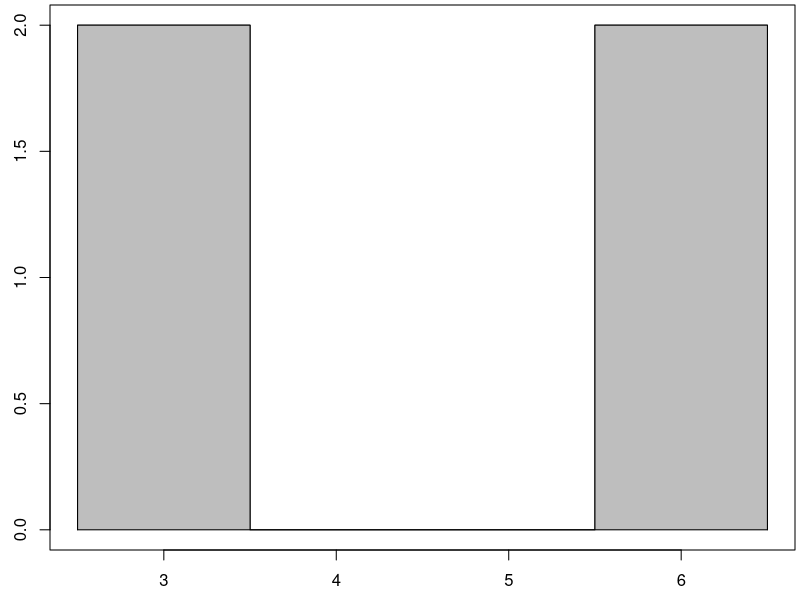
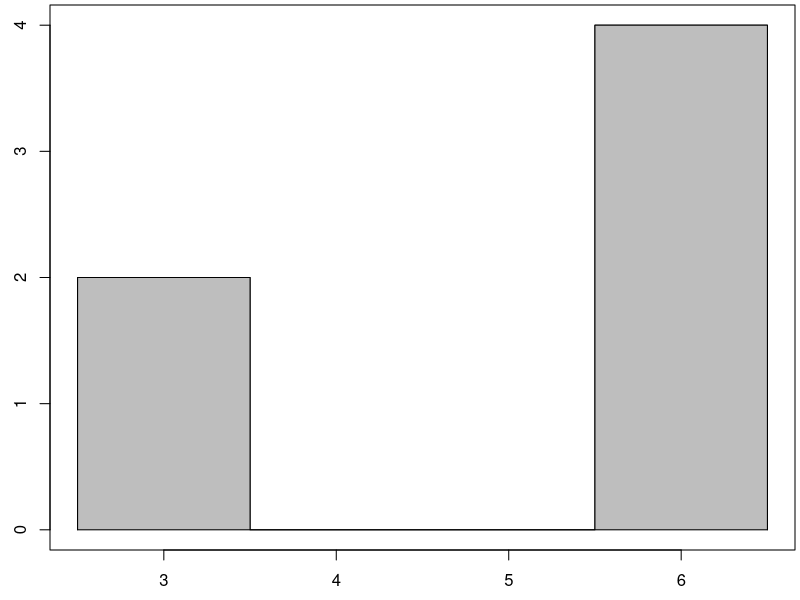
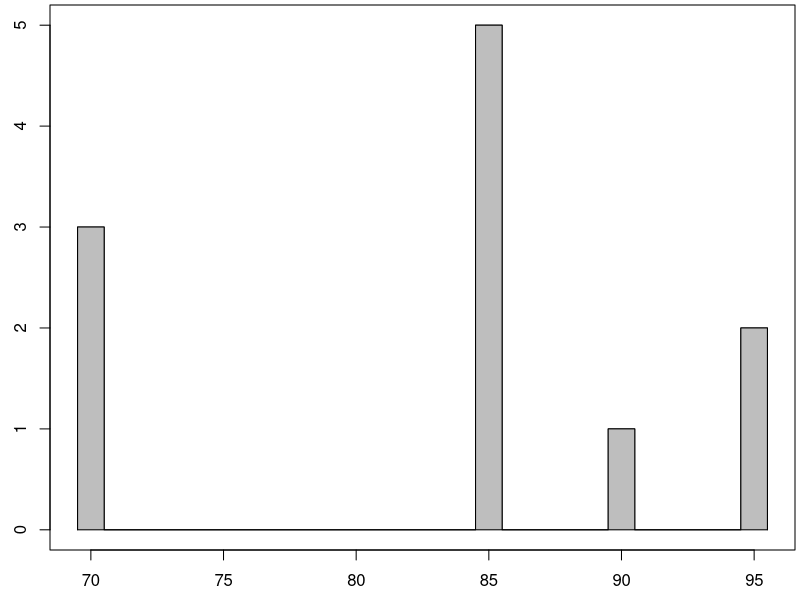
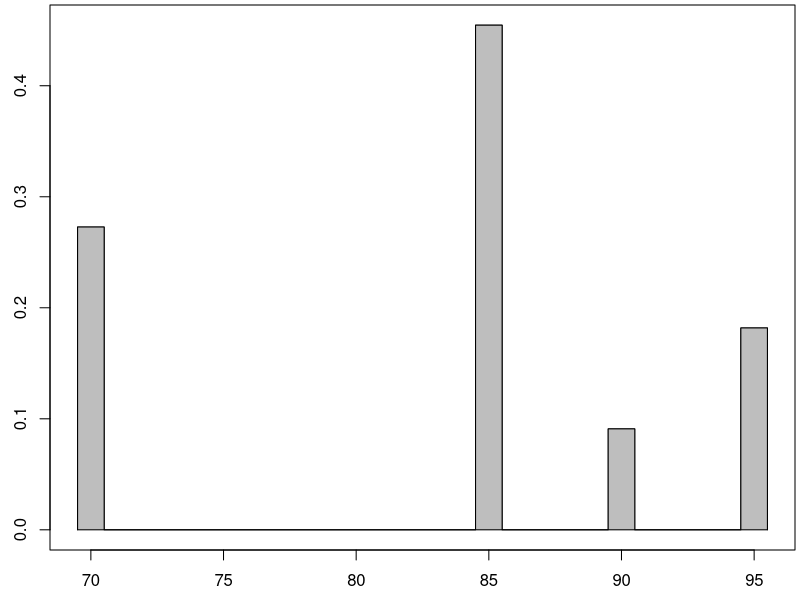
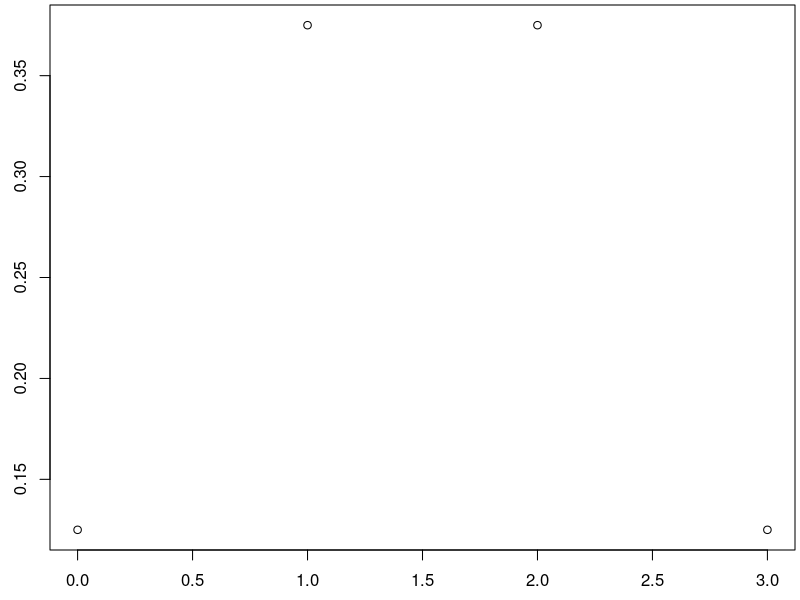
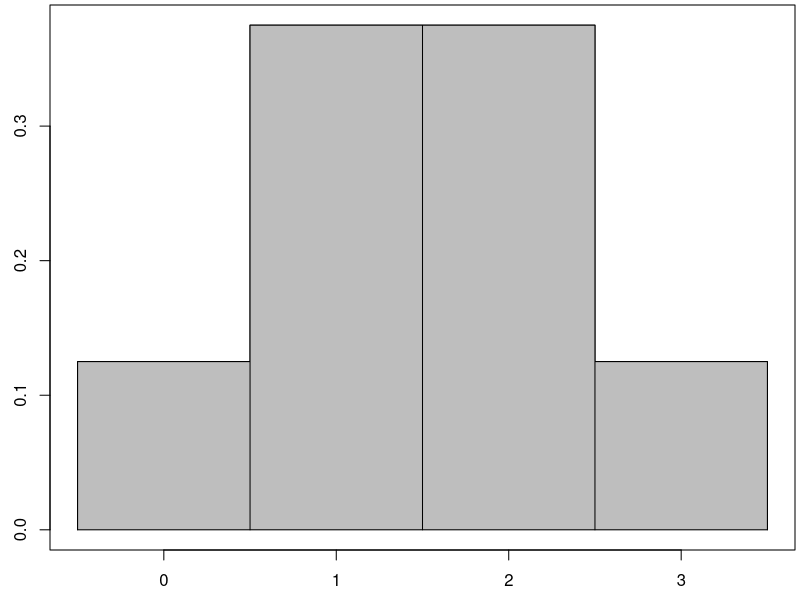
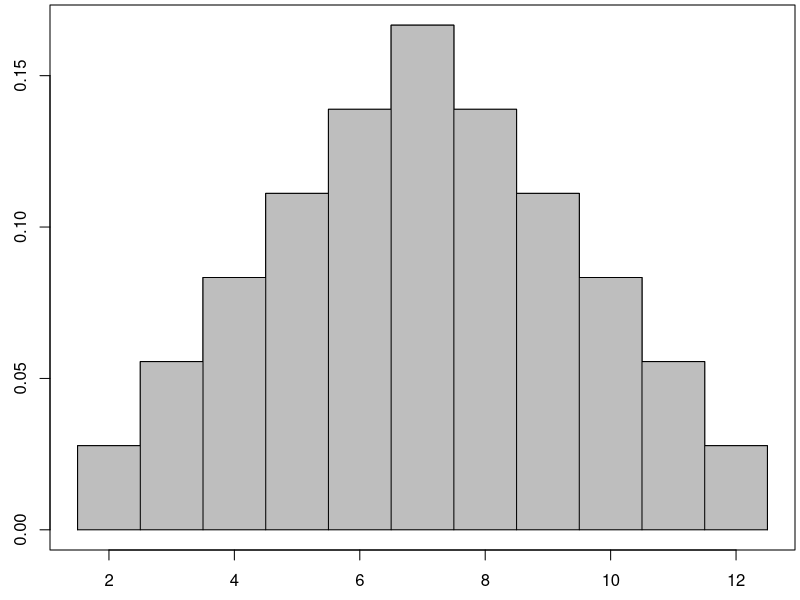
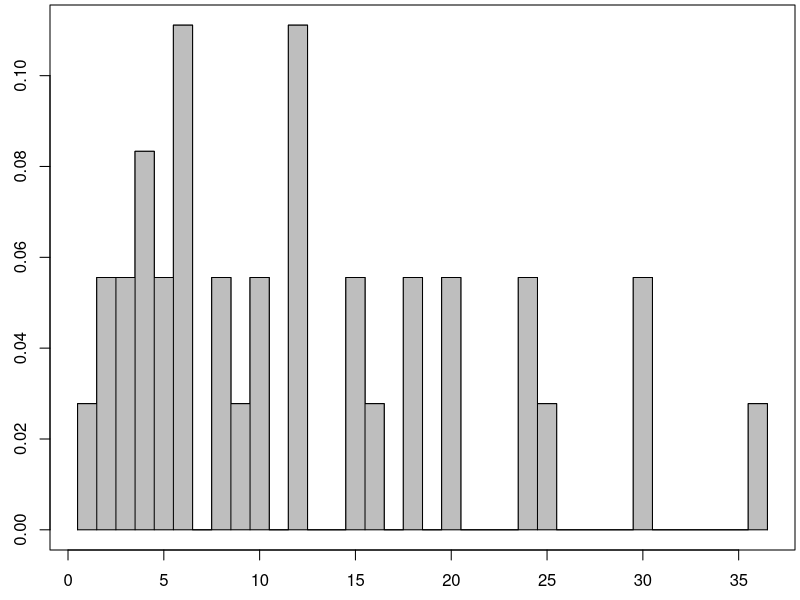

Write R code to recreate these figures, in order.
## ---- chunk 1
#| echo: false
knitr::opts_chunk$set(echo = TRUE, message = FALSE, warning = FALSE, error=TRUE)
## ---- chunk 2
#| class-source: fold-hide
library(knitr)

#Shades a target diagram for a probability mass function. 
#Inputs: 
#  x - a vector of data points
#  p - a corresponding vector of probabilities or frequencies
#All widths are 1 unit wide. 
draw_pmf <- function(x,p){
  xs <- c(rbind(x-1/2,x-1/2,x+1/2,x+1/2))
  px <- c(rbind(0,p,p,0))
  par(mar=c(2.5,2.5,0.25,0.25))
  plot.new()
  plot(xs,px,type="l")
  polygon(xs,px,col="gray")
}

#Shades a target diagram (shades area under) for a function f from a to b. 
#Inputs: 
#  f - a function f(x)
#  a - left end of the target
#  b - right end of the target
#  num_points - how many point are sent into f for plotting. 
draw_target <- function(f,a,b,num_points=100){
  x <- c(a,seq(a,b,(b-a)/num_points),b,a)
  y <- c(0,f(seq(a,b,(b-a)/num_points)),0,0)
  par(mar=c(2.5,2.5,0.25,0.25))
  plot(x,y,type = "l")
  polygon(x,y,col="gray")
}

#Draws rectangles over the top of a given function.
#The midpoint of top of each rectangle passes through the function. 
#  f - a function f(x)
#  a - left end of graph
#  b - right end of graph
#  num_rectangles - how many rectangles to plot.
#  method - One of "left", "right", or "mid".  Defaults to mid.
draw_rect_approx <- function(f,a,b,num_rectangles, method = "mid"){
  n <- num_rectangles
  dx <- (b-a)/n
  x <- c(a,seq(a,b,dx/100),b,a)
  y <- c(0,f(seq(a,b,dx/100)),0,0)
  par(mar=c(2.5,2.5,0.25,0.25))
  plot(x,y,type = "l")

  if(method == "left"){
    xi <- seq(a+0*dx/2,b-dx/2,dx)
    lines(xi,f(xi),type = "h")
    lines(xi,f(xi),type = "s")
    lines(c(xi[n],xi[n]+dx),f(c(xi[n],xi[n])),type = "l")
    lines(c(xi[n],xi[n]+dx),f(c(xi[n],xi[n])),type = "h")
  }
  else if(method == "right"){
    xi <- seq(a+dx,b+dx/2,dx)
    lines(xi-dx,f(xi),type = "h")
    lines(xi-dx,f(xi),type = "s")
    lines(c(xi[n]-dx,xi[n]),f(c(xi[n],xi[n])),type = "l")
    lines(c(xi[n]-dx,xi[n]),f(c(xi[n],xi[n])),type = "h")
  } 
  else{#Use midpoint
    xi <- seq(a+dx/2,b,dx)
    lines(xi-dx/2,f(xi),type = "h")
    lines(xi-dx/2,f(xi),type = "s")
    lines(c(xi[n]-dx/2,xi[n]+dx/2),f(c(xi[n],xi[n])),type = "l")
    lines(c(xi[n]-dx/2,xi[n]+dx/2),f(c(xi[n],xi[n])),type = "h")
  }
}

## ---- chunk 3
#| label: load_data
#| include: false
#| echo: false

## ---- chunk 4
x <- c(3,6)
num <- c(2,2)
draw_pmf(x,num)
## ---- chunk 5
x <- c(3,6)
num <- c(2,4)
draw_pmf(x,num)
## ---- chunk 6
x <- c(70,85,90,95)
num <- c(3,5,1,2)
draw_pmf(x,num)
## ---- chunk 7
x <- c(70,85,90,95)
num <- c(3/11,5/11,1/11,2/11)
draw_pmf(x,num)
## ---- chunk 8
x <- c(0,1,2,3)
p <- c(1/8,3/8,3/8,1/8)
tbl <- data.frame(outcome=x, probability = p )
kable(tbl, align = "c")
plot(x,p)
draw_pmf(x,p)
## ---- chunk 9
x <- c(0,1,2,3)
p <- c(1/8,3/8,3/8,1/8)
sum(x*p)
## ---- chunk 10
x <- c(0,1,2,3)
p <- c(1/8,3/8,3/8,1/8)
cdf <- cumsum(p)
tbl <- data.frame(outcome=x, probability = p, CDF = cdf )
kable(tbl,  align = "c")
## ---- chunk 11
x <- seq(2,12)
p <- c(1/36,2/36,3/36,4/36,5/36,6/36,5/36,4/36,3/36,2/36,1/36)
tbl <- data.frame(outcome=x, prob = p)
kable(tbl,  align = "c")
draw_pmf(x,p)
## ---- chunk 12
x <- seq(2,12)
p <- c(1/36,2/36,3/36,4/36,5/36,6/36,5/36,4/36,3/36,2/36,1/36)
cdf <- cumsum(p)
tbl <- data.frame(outcome=x, prob = p, CDF = cdf)
kable(tbl,  align = "c")
## ---- chunk 13
x <- seq(2,12)
p <- c(1/36,2/36,3/36,4/36,5/36,6/36,5/36,4/36,3/36,2/36,1/36)
sum(x*p)
## ---- chunk 14
x <- c(1,2,3,4,5,6,8,9,10,12,15,16,18,20,24,25,30,36)
p <- c(1/36,2/36,2/36,3/36,2/36,4/36,2/36,1/36,2/36,4/36,2/36,1/36,2/36,2/36,2/36,1/36,2/36,1/36)
cdf <- cumsum(p)
tbl <- data.frame(outcome=x, prob = p, CDF = cdf)
kable(tbl,  align = "c")
draw_pmf(x,p)
## ---- chunk 15
x <- c(-1,3)
p <- c(7/9,2/9)
cdf <- cumsum(p)
tbl <- data.frame(outcome=x, prob = p, CDF = cdf)
kable(tbl,  align = "c")
draw_pmf(x,p)
c(sum_of_prob = sum(p), expected_value = sum(x*p))
y <- c(1,2,3,4,5,6,8,9,10,12,15,16,18,20,24,25,30,36)
py <- c(1/36,2/36,2/36,3/36,2/36,4/36,2/36,1/36,2/36,4/36,2/36,1/36,2/36,2/36,2/36,1/36,2/36,1/36)
c(sum_of_prob = sum(py), expected_value = sum(y*py))
## ---- chunk 16
lambda <- 5.904762
x <- seq(0,20)
p <- lambda^x *exp(-lambda)/factorial(x)
n <-10
tbl <- data.frame(outcome=x[1:n], prob = p[1:n])
kable(tbl,  align = "c")
draw_pmf(x,p)
sum(x*p)
## ---- chunk 17
x <- seq(1,6)
p <- rep(1/6,6)
draw_pmf(x,p)
## ---- chunk 18
x <- seq(1,6)
p <- c(1/21,2/21,3/21,4/21,5/21,6/21)
draw_pmf(x,p)
## ---- chunk 19
g <- function(x){2+x*0}
draw_target(g,0,5)
## ---- chunk 20
n <- 1000
x <- runif(n, min = 0, max = 5)
#Here are 10 of the values. 
x[1:10]
#And here is the mean of all 1000. 
mean(x)
## ---- chunk 21
n <- 1000000
x <- runif(n, min = 0, max = 5)
#This gives the mean of 1000000
mean(x)
## ---- chunk 22
g <- function(x){x}
draw_target(g,0,5) 
## ---- chunk 23
g <- function(x){x^2}
draw_target(g,0,4)
## ---- chunk 24
g <- function(x){ifelse(x<2.5,2,4)}
draw_target(g,0,4,num_points=1000)  
#The 1000 is needed to cause R to plot enough points 
#to avoid a visual glitch with drawing piecewise defined functions.
## ---- chunk 25
xi <- c(1.25,3.25)
Ai <- c(5,6)
c(total_area =sum(Ai),  
  expected_value = sum(xi*Ai)/sum(Ai))
## ---- chunk 26
g <- function(x){ifelse(x<2.5,2,4)}
draw_rect_approx(g,0,4,8) 
## ---- chunk 27
dx <- 0.5
xi <- seq(dx/2,4,dx)
Ai <- g(xi)*dx
tbl <- data.frame(x_i = xi, A_i = Ai)
kable(tbl,  align = "c")
c(total_area =sum(Ai),  
  expected_value = sum(xi*Ai)/sum(Ai))
## ---- chunk 28
draw_rect_approx(g,0,4,n=16) 
dx <- 0.25
xi <- seq(dx/2,4,dx)
Ai <- g(xi)*dx
tbl <- data.frame(x_i = xi, A_i = Ai)
kable(tbl,  align = "c")
c(total_area =sum(Ai),  
  expected_value = sum(xi*Ai)/sum(Ai))
## ---- chunk 29
g <- function(x){x}
a <- 0
b <- 5
n <- 20
dx <- (b-a)/n
draw_rect_approx(g,a,b,n) 
xi <- seq(a+dx/2,b,dx)
Ai <- g(xi)*dx
c(total_area =sum(Ai),  
  expected_value = sum(xi*Ai)/sum(Ai))
## ---- chunk 30
g <- function(x){x^2}
a <- 0
b <- 4
n <- 50
dx <- (b-a)/n
draw_rect_approx(g,a,b,n) 
xi <- seq(a+dx/2,b,dx)
Ai <- g(xi)*dx
c(total_area =sum(Ai),  
  expected_value = sum(xi*Ai)/sum(Ai))
## ---- chunk 31
g <- function(x){-x^4+2*x^3-2*x^2+3*x+4}
a <- 0
b <- 2
n <- 25
dx <- (b-a)/n
draw_rect_approx(g,a,b,n) 
xi <- seq(a+dx/2,b,dx)
Ai <- g(xi)*dx
c(total_area =sum(Ai),  
  expected_value = sum(xi*Ai)/sum(Ai))
## ---- chunk 32
f <- function(x){3 * exp(-3*x)}
a <- 0
b <- 30
n <- 1000
dx <- (b-a)/n
draw_rect_approx(f,a,b,n) 
xi <- seq(a+dx/2,b,dx)
Ai <- f(xi)*dx
c(total_area =sum(Ai),  
  expected_value = sum(xi*Ai)/sum(Ai))
## ---- chunk 33
    g <- function(x){4-x}
    a <- 0
    b <- 4
    n <- 8
    dx <- (b-a)/n
    draw_rect_approx(g,a,b,n) 
    xi <- seq(a+dx/2,b,dx)
    Ai <- g(xi)*dx
    c(total_area =sum(Ai),  
      expected_value = sum(xi*Ai)/sum(Ai))
## ---- chunk 34
f <- function(x){7-x}
a <- 1
b <- 5
draw_target(f,a,b)
## ---- chunk 35
f <- function(x){7-x}
a <- 1
b <- 5
n <- 8
draw_rect_approx(f,a,b,n,method = "left")
## ---- chunk 36
dx <- (b-a)/n
xi <- seq(a,b-dx,dx)
kable(data.frame(left_point = xi, function_at_xi = f(xi), area_i = f(xi)*dx))
c(riemann_sum_using_left_endpoints = sum(f(xi)*dx))
## ---- chunk 37
xi <- seq(a+dx,b,dx)
draw_rect_approx(f,a,b,n,method = "right")
## ---- chunk 38
kable(data.frame(right_point = xi, function_at_xi = f(xi), area_i = f(xi)*dx))
c(riemann_sum_using_right_endpoints = sum(f(xi)*dx))
## ---- chunk 39
xi <- seq(a+dx/2,b,dx)
draw_rect_approx(f,a,b,n,method = "mid")
c(riemann_sum_using_midpoints = sum(f(xi)*dx))
## ---- chunk 40
f <- function(x){7-x}
a <- 1
b <- 5
n <- 20
draw_rect_approx(f,a,b,n,method = "right")
dx <- (b-a)/n
xi <- seq(a+dx,b,dx)
c(riemann_sum_using_right_endpoints = sum(f(xi)*dx))
## ---- chunk 41
f <- function(x){x^2}
draw_target(f,0,4)
